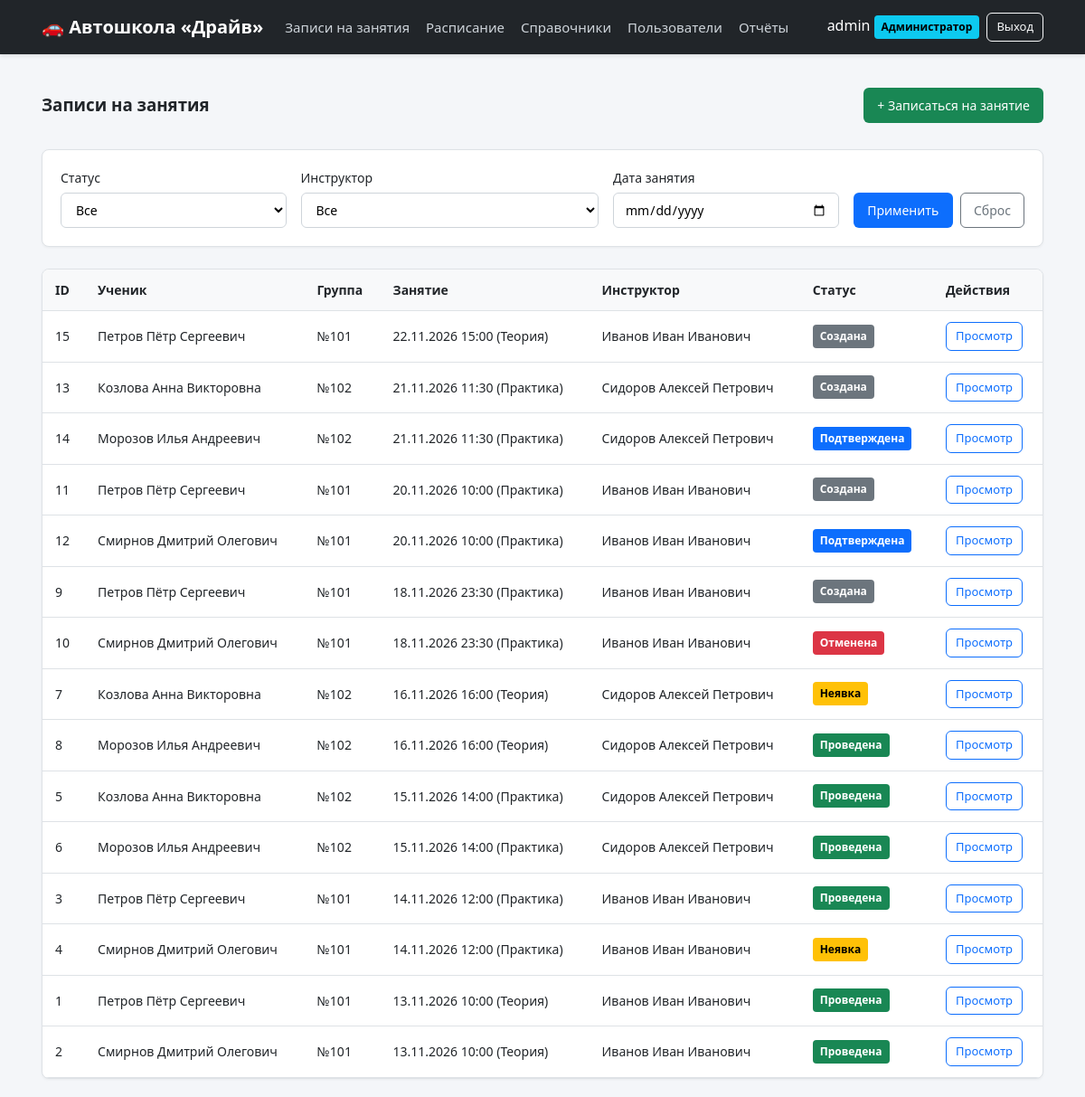
The page / (signed in) on the database its author committed.
### core/models.py (models this page shows, shortened)
class User(AbstractUser):
    role = models.ForeignKey(Role, on_delete=models.PROTECT, null=True, blank=True, verbose_name='Роль')
    student = models.OneToOneField(Student, on_delete=models.SET_NULL, null=True, blank=True, verbose_name='Ученик')
    instructor = models.OneToOneField(Instructor, on_delete=models.SET_NULL, null=True, blank=True, verbose_name='Инструктор')
    class Meta:
        db_table = 'users'
        verbose_name = 'Пользователь'
        verbose_name_plural = 'Пользователи'
    @property
    def role_name(self):
        if self.is_superuser and not self.role:
            return 'Администратор'
        return self.role.name if self.role else 'Без роли'
    def display_name(self):
        if self.student:
            return self.student.full_name
        if self.instructor:
            return self.instructor.full_name
        return self.username

class Role(models.Model):
    name = models.CharField('Название', max_length=50, unique=True)
    description = models.CharField('Описание', max_length=255, blank=True)
    class Meta:
        db_table = 'roles'
        verbose_name = 'Роль'
        verbose_name_plural = 'Роли'

class Enrollment(models.Model):
    STATUS_CREATED = 'Создана'
    STATUS_CONFIRMED = 'Подтверждена'
    STATUS_COMPLETED = 'Проведена'
    STATUS_CANCELLED = 'Отменена'
    STATUS_NO_SHOW = 'Неявка'
    STATUS_CHOICES = [
        (STATUS_CREATED, 'Создана'),
        (STATUS_CONFIRMED, 'Подтверждена'),
        (STATUS_COMPLETED, 'Проведена'),
        (STATUS_CANCELLED, 'Отменена'),
        (STATUS_NO_SHOW, 'Неявка'),
    ]
    student = models.ForeignKey(Student, on_delete=models.CASCADE, related_name='enrollments', verbose_name='Ученик')
    lesson = models.ForeignKey(Lesson, on_delete=models.CASCADE, related_name='enrollments', verbose_name='Занятие')
    status = models.CharField('Статус', max_length=20, choices=STATUS_CHOICES, default=STATUS_CREATED, db_index=True)
    comment = models.TextField('Примечание', blank=True)
    created_at = models.DateTimeField('Дата создания', auto_now_add=True)
    class Meta:
        db_table = 'enrollments'
        verbose_name = 'Запись на занятие'
        verbose_name_plural = 'Записи на занятия'
        unique_together = ('student', 'lesson')
        indexes = [
            models.Index(fields=['status', 'created_at'], name='idx_enroll_status_date'),
        ]

class Student(models.Model):
    STATUS_CHOICES = [
        ('Активен', 'Активен'),
        ('Академ', 'Академ'),
        ('Отчислен', 'Отчислен'),
        ('Выпущен', 'Выпущен'),
    ]
    full_name = models.CharField('ФИО', max_length=150)
    phone = models.CharField('Телефон', max_length=20)
    group = models.ForeignKey(Group, on_delete=models.CASCADE, related_name='students', verbose_name='Группа')
    status = models.CharField('Статус', max_length=20, choices=STATUS_CHOICES, default='Активен')
    class Meta:
        db_table = 'students'
        verbose_name = 'Ученик'
        verbose_name_plural = 'Ученики'

class Group(models.Model):
    STATUS_CHOICES = [
        ('Набор', 'Набор'),
        ('Обучение', 'Обучение'),
        ('Выпуск', 'Выпуск'),
    ]
    number = models.CharField('Номер группы', max_length=20, unique=True)
    program = models.CharField('Программа обучения', max_length=100)
    start_date = models.DateField('Дата начала')
    end_date = models.DateField('Дата окончания')
    status = models.CharField('Статус', max_length=20, choices=STATUS_CHOICES, default='Обучение')
    class Meta:
        db_table = 'groups'
        verbose_name = 'Группа'
        verbose_name_plural = 'Группы'

class Lesson(models.Model):
    TYPE_CHOICES = [
        ('Теория', 'Теория'),
        ('Практика', 'Практика'),
    ]
    lesson_date = models.DateField('Дата занятия', db_index=True)
    lesson_time = models.TimeField('Время занятия')
    type = models.CharField('Тип занятия', max_length=20, choices=TYPE_CHOICES)
    instructor = models.ForeignKey(Instructor, on_delete=models.CASCADE, related_name='lessons', verbose_name='Инструктор')
    group = models.ForeignKey(Group, on_delete=models.CASCADE, related_name='lessons', verbose_name='Группа')
    place = models.CharField('Место проведения', max_length=150)
    class Meta:
        db_table = 'lessons'
        verbose_name = 'Занятие'
        verbose_name_plural = 'Занятия'
        indexes = [
            models.Index(fields=['lesson_date', 'instructor'], name='idx_lesson_date_instr'),
        ]

class Instructor(models.Model):
    full_name = models.CharField('ФИО', max_length=150)
    specialization = models.CharField('Специализация', max_length=100)
    car = models.CharField('Автомобиль', max_length=100, blank=True)
    class Meta:
        db_table = 'instructors'
        verbose_name = 'Инструктор'
        verbose_name_plural = 'Инструкторы'

### core/views.py (the view)
# urls.py: path('', views.enrollment_list, name='enrollment_list'),
@login_required
def enrollment_list(request):
    user = request.user
    role = user.role_name
    qs = Enrollment.objects.select_related(
        'student', 'student__group', 'lesson', 'lesson__instructor', 'lesson__group'
    ).order_by('-lesson__lesson_date', '-lesson__lesson_time')
    if role == 'Инструктор' and user.instructor:
        qs = qs.filter(lesson__instructor=user.instructor)
    elif role == 'Ученик' and user.student:
        qs = qs.filter(student=user.student)
    elif role != 'Администратор':
        qs = qs.none()
    status_filter = request.GET.get('status', '')
    instructor_filter = request.GET.get('instructor', '')
    date_filter = request.GET.get('date', '')
    if status_filter:
        qs = qs.filter(status=status_filter)
    if instructor_filter:
        qs = qs.filter(lesson__instructor_id=instructor_filter)
    if date_filter:
        qs = qs.filter(lesson__lesson_date=date_filter)
    instructors = Instructor.objects.all()
    return render(request, 'core/enrollment_list.html', {
        'enrollments': qs,
        'instructors': instructors,
        'statuses': Enrollment.STATUS_CHOICES,
        'status_filter': status_filter,
        'instructor_filter': instructor_filter,
        'date_filter': date_filter,
    })

### core/templates/core/enrollment_list.html (shortened to what this page needs)
{% extends 'core/base.html' %}
{% block content %}
<div class="d-flex justify-content-between align-items-center mb-3">
    <h3>Записи на занятия</h3>
    {% if user.role_name in 'Администратор Ученик' %}
        <a href="{% url 'enrollment_create' %}" class="btn btn-success">+ Записаться на занятие</a>
    {% endif %}
</div>
<div class="card mb-4">
    <div class="card-body">
        <form method="get" class="row g-3 align-items-end">
            <div class="col-md-3">
                <label class="form-label">Статус</label>
                <select name="status" class="form-select">
                    <option value="">Все</option>
                </select>
            </div>
            <div class="col-md-4">
                <label class="form-label">Инструктор</label>
                <select name="instructor" class="form-select">
                    <option value="">Все</option>
                </select>
            </div>
            <div class="col-md-3">
                <label class="form-label">Дата занятия</label>
                <input type="date" name="date" value="{{ date_filter }}" class="form-control">
            </div>
            <div class="col-md-2 d-flex gap-2">
                <button type="submit" class="btn btn-primary w-100">Применить</button>
                <a href="{% url 'enrollment_list' %}" class="btn btn-outline-secondary">Сброс</a>
            </div>
        </form>
    </div>
</div>
<div class="card">
    <table class="table table-hover mb-0">
        <thead class="table-light">
            <tr><th>ID</th><th>Ученик</th><th>Группа</th><th>Занятие</th><th>Инструктор</th><th>Статус</th><th>Действия</th></tr>
        </thead>
        <tbody>
            {% for e in enrollments %}
            <tr>
                <td>{{ e.id }}</td>
                <td>{{ e.student.full_name }}</td>
                <td>№{{ e.student.group.number }}</td>
                <td>{{ e.lesson.lesson_date|date:"d.m.Y" }} {{ e.lesson.lesson_time|time:"H:i" }} ({{ e.lesson.type }})</td>
                <td>{{ e.lesson.instructor.full_name }}</td>
                <td><span class="badge {% if e.status == 'Проведена' %}bg-success{% elif e.status == 'Подтверждена' %}bg-primary{% elif e.status == 'Создана' %}bg-secondary{% elif e.status == 'Неявка' %}bg-warning text-dark{% else %}bg-danger{% endif %}">{{ e.status }}</span></td>
                <td><a href="{% url 'enrollment_detail' e.id %}" class="btn btn-sm btn-outline-primary">Просмотр</a></td>
            </tr>
            {% empty %}
            <tr><td colspan="7" class="text-center text-muted py-4">Записей не найдено</td></tr>
            {% endfor %}
        </tbody>
    </table>
</div>
{% endblock %}

### core/templates/core/base.html (shortened to what this page needs)
<!DOCTYPE html>
<html lang="ru">
<head>
</head>
<body>
{% if user.is_authenticated %}
<nav class="navbar">
    <div class="container nav-flex">
        <div class="d-flex align-items-center" style="gap: 24px;">
            <a class="navbar-brand" href="{% url 'enrollment_list' %}">🚗 Автошкола «Драйв»</a>
            <ul class="navbar-nav">
                <li><a class="nav-link" href="{% url 'enrollment_list' %}">Записи на занятия</a></li>
                <li><a class="nav-link" href="{% url 'schedule' %}">Расписание</a></li>
                {% if user.role_name == 'Администратор' %}
                <li><a class="nav-link" href="{% url 'directories' %}">Справочники</a></li>
                <li><a class="nav-link" href="{% url 'users' %}">Пользователи</a></li>
                <li><a class="nav-link" href="{% url 'reports' %}">Отчёты</a></li>
                {% endif %}
            </ul>
        </div>
        <div class="d-flex align-items-center gap-2">
            <span>{{ user.display_name }} <span class="badge bg-info">{{ user.role_name }}</span></span>
            <a href="{% url 'logout' %}" class="btn btn-outline-light btn-sm">Выход</a>
        </div>
    </div>
</nav>
{% endif %}
<div class="container">
    {% block content %}{% endblock %}
</div>
</body>
</html>

### core/templates/core/base.html (style rules this page uses)
* { box-sizing: border-box; font-family: 'Segoe UI', Tahoma, Geneva, Verdana, sans-serif; }
body { margin: 0; background-color: #f4f6f9; color: #212529; line-height: 1.5; }
.navbar { background-color: #212529; color: #fff; padding: 14px 0; margin-bottom: 24px; box-shadow: 0 2px 4px rgba(0,0,0,.1); }
.container { max-width: 1140px; margin: 0 auto; padding: 0 16px; }
.nav-flex { display: flex; justify-content: space-between; align-items: center; flex-wrap: wrap; gap: 12px; }
.navbar-brand { color: #fff; text-decoration: none; font-size: 20px; font-weight: bold; }
.navbar-nav { list-style: none; display: flex; gap: 18px; margin: 0; padding: 0; }
.nav-link { color: #ced4da; text-decoration: none; font-size: 15px; transition: .2s; }
.badge { display: inline-block; padding: 4px 8px; font-size: 12px; font-weight: 600; border-radius: 4px; color: #fff; background: #6c757d; }
.bg-info { background-color: #0dcaf0 !important; color: #000 !important; }
.bg-success { background-color: #198754 !important; }
.bg-primary { background-color: #0d6efd !important; }
.bg-secondary { background-color: #6c757d !important; }
.bg-warning { background-color: #ffc107 !important; color: #000 !important; }
.bg-danger { background-color: #dc3545 !important; }
.card { background: #fff; border: 1px solid #dee2e6; border-radius: 8px; box-shadow: 0 1px 3px rgba(0,0,0,.05); margin-bottom: 20px; overflow: hidden; }
.card-body { padding: 20px; }
.btn { display: inline-block; padding: 8px 14px; font-size: 14px; font-weight: 500; text-decoration: none; border-radius: 6px; border: 1px solid transparent; cursor: pointer; transition: .15s; text-align: center; }
.btn-sm { padding: 5px 10px; font-size: 13px; }
.w-100 { width: 100%; }
.btn-primary { background: #0d6efd; color: #fff; }
.btn-success { background: #198754; color: #fff; }
.btn-outline-primary { border-color: #0d6efd; color: #0d6efd; background: transparent; }
.btn-outline-secondary { border-color: #6c757d; color: #6c757d; background: transparent; }
.btn-outline-light { border-color: #f8f9fa; color: #f8f9fa; background: transparent; }
.form-label { display: block; margin-bottom: 6px; font-weight: 500; font-size: 14px; }
.form-control, .form-select { width: 100%; padding: 8px 12px; font-size: 14px; border: 1px solid #ced4da; border-radius: 6px; background: #fff; }
.mb-3 { margin-bottom: 16px; }
.mb-4 { margin-bottom: 24px; }
.d-flex { display: flex; }
.justify-content-between { justify-content: space-between; }
.align-items-center { align-items: center; }
.align-items-end { align-items: flex-end; }
.gap-2 { gap: 8px; }
.row { display: flex; flex-wrap: wrap; gap: 16px; }
.col-md-2 { flex: 1 1 140px; }
.col-md-3 { flex: 1 1 200px; }
.col-md-4 { flex: 1 1 280px; }
.table { width: 100%; border-collapse: collapse; }
.table th, .table td { padding: 12px 14px; text-align: left; border-bottom: 1px solid #dee2e6; font-size: 14px; }
.table th { background: #f8f9fa; font-weight: 600; }

### rows shown on the page
User: display_name "admin", role_name "Администратор"
Enrollment: id "15", student.full_name "Петров Пётр Сергеевич", student.group.number "101", lesson.lesson_date "22.11.2026", lesson.lesson_time "15:00", lesson.type "Теория", lesson.instructor.full_name "Иванов Иван Иванович", status "Создана"
Enrollment: id "13", student.full_name "Козлова Анна Викторовна", student.group.number "102", lesson.lesson_date "21.11.2026", lesson.lesson_time "11:30", lesson.type "Практика", lesson.instructor.full_name "Сидоров Алексей Петрович", status "Создана"
Enrollment: id "14", student.full_name "Морозов Илья Андреевич", student.group.number "102", lesson.lesson_date "21.11.2026", lesson.lesson_time "11:30", lesson.type "Практика", lesson.instructor.full_name "Сидоров Алексей Петрович", status "Подтверждена"
Enrollment: id "11", student.full_name "Петров Пётр Сергеевич", student.group.number "101", lesson.lesson_date "20.11.2026", lesson.lesson_time "10:00", lesson.type "Практика", lesson.instructor.full_name "Иванов Иван Иванович", status "Создана"
Enrollment: id "12", student.full_name "Смирнов Дмитрий Олегович", student.group.number "101", lesson.lesson_date "20.11.2026", lesson.lesson_time "10:00", lesson.type "Практика", lesson.instructor.full_name "Иванов Иван Иванович", status "Подтверждена"
Enrollment: id "9", student.full_name "Петров Пётр Сергеевич", student.group.number "101", lesson.lesson_date "18.11.2026", lesson.lesson_time "23:30", lesson.type "Практика", lesson.instructor.full_name "Иванов Иван Иванович", status "Создана"
Enrollment: id "10", student.full_name "Смирнов Дмитрий Олегович", student.group.number "101", lesson.lesson_date "18.11.2026", lesson.lesson_time "23:30", lesson.type "Практика", lesson.instructor.full_name "Иванов Иван Иванович", status "Отменена"
Enrollment: id "7", student.full_name "Козлова Анна Викторовна", student.group.number "102", lesson.lesson_date "16.11.2026", lesson.lesson_time "16:00", lesson.type "Теория", lesson.instructor.full_name "Сидоров Алексей Петрович", status "Неявка"
Enrollment: id "8", student.full_name "Морозов Илья Андреевич", student.group.number "102", lesson.lesson_date "16.11.2026", lesson.lesson_time "16:00", lesson.type "Теория", lesson.instructor.full_name "Сидоров Алексей Петрович", status "Проведена"
Enrollment: id "5", student.full_name "Козлова Анна Викторовна", student.group.number "102", lesson.lesson_date "15.11.2026", lesson.lesson_time "14:00", lesson.type "Практика", lesson.instructor.full_name "Сидоров Алексей Петрович", status "Проведена"
Enrollment: id "6", student.full_name "Морозов Илья Андреевич", student.group.number "102", lesson.lesson_date "15.11.2026", lesson.lesson_time "14:00", lesson.type "Практика", lesson.instructor.full_name "Сидоров Алексей Петрович", status "Проведена"
Enrollment: id "3", student.full_name "Петров Пётр Сергеевич", student.group.number "101", lesson.lesson_date "14.11.2026", lesson.lesson_time "12:00", lesson.type "Практика", lesson.instructor.full_name "Иванов Иван Иванович", status "Проведена"
Enrollment: id "4", student.full_name "Смирнов Дмитрий Олегович", student.group.number "101", lesson.lesson_date "14.11.2026", lesson.lesson_time "12:00", lesson.type "Практика", lesson.instructor.full_name "Иванов Иван Иванович", status "Неявка"
Enrollment: id "1", student.full_name "Петров Пётр Сергеевич", student.group.number "101", lesson.lesson_date "13.11.2026", lesson.lesson_time "10:00", lesson.type "Теория", lesson.instructor.full_name "Иванов Иван Иванович", status "Проведена"
Enrollment: id "2", student.full_name "Смирнов Дмитрий Олегович", student.group.number "101", lesson.lesson_date "13.11.2026", lesson.lesson_time "10:00", lesson.type "Теория", lesson.instructor.full_name "Иванов Иван Иванович", status "Проведена"
